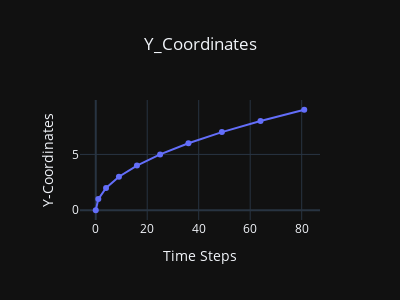

The cell this chart's notebook holds for it:
### Code cell
data = go.Scatter(x=np.arange(10)**2,
                 
                 )

layout = go.Layout(title='Y_Coordinates',
                   title_x=0.5, 
                   xaxis_title="Time Steps ", 
                   yaxis_title="Y-Coordinates",
                   height=300,
                   width=400
                      )
fig = go.Figure(data=[data],layout = layout)
fig.update_layout(template='plotly_dark')
fig.show()

### Figure 1 — Plotly figure (JSON) as saved in the notebook; plotly's stock layout.template omitted (floating-point values rounded to 4 significant figures)
{"data": [{"type": "scatter", "x": [0, 1, 4, 9, 16, 25, 36, 49, 64, 81]}], "layout": {"height": 300, "title": {"text": "Y_Coordinates", "x": 0.5}, "width": 400, "xaxis": {"title": {"text": "Time Steps "}}, "yaxis": {"title": {"text": "Y-Coordinates"}}}}
